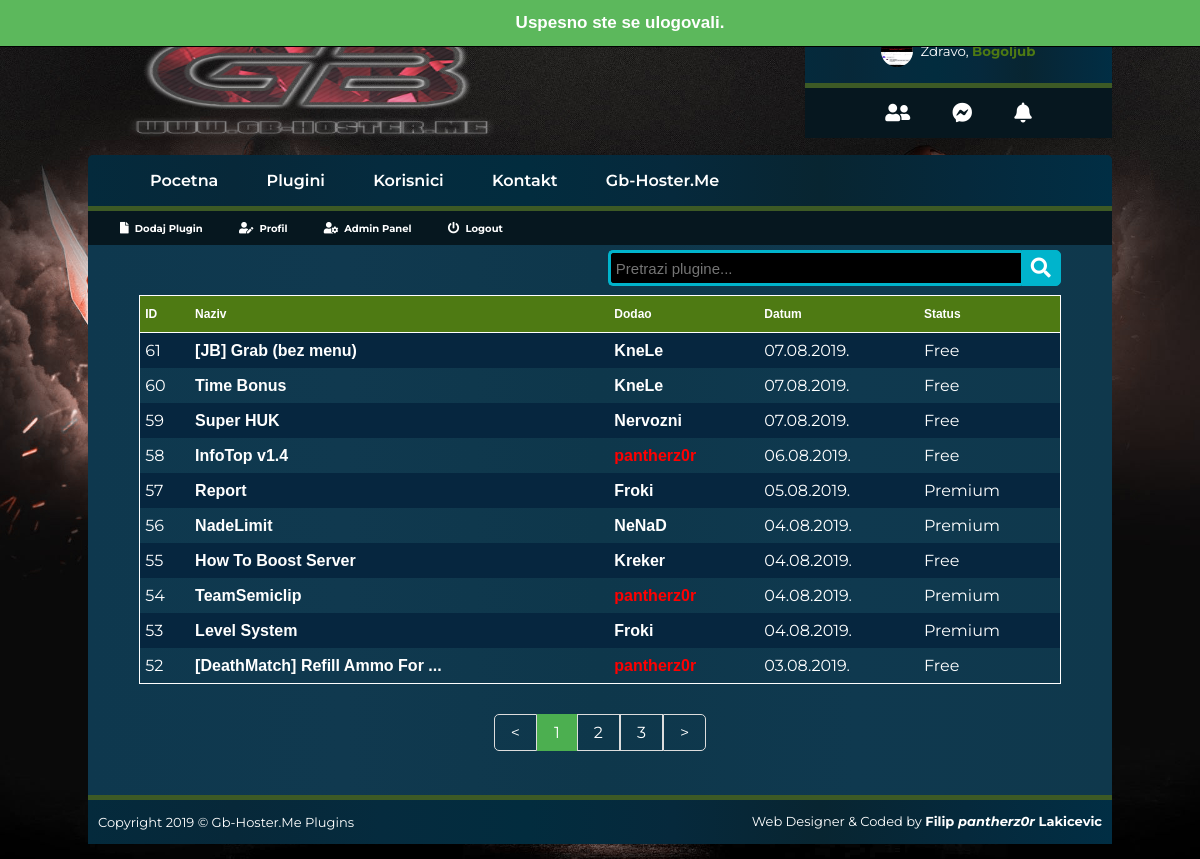
Screenshot of /plugins.php (signed in) with the database file from the repository.
### tables this page shows
CREATE TABLE `users` (
  `user_id` int(11) NOT NULL,
  `fullname` varchar(222) NOT NULL,
  `username` varchar(222) NOT NULL,
  `email` varchar(222) NOT NULL,
  `password` varchar(222) NOT NULL,
  `privilegija` varchar(222) NOT NULL,
  `avatar` varchar(222) NOT NULL,
  `datum` text NOT NULL,
  `banner` text NOT NULL,
  `banned` text NOT NULL,
  `deleted_acc` text NOT NULL,
  `user_ip` text NOT NULL,
  `time` text NOT NULL,
  `online` text NOT NULL
);

CREATE TABLE `plugini` (
  `plugin` int(11) NOT NULL,
  `naziv` text NOT NULL,
  `kategorija` text NOT NULL,
  `source` text NOT NULL,
  `get_sma` text NOT NULL,
  `get_amxx` text NOT NULL,
  `sma_preuzimanja` int(22) NOT NULL DEFAULT '0',
  `amxx_preuzimanja` int(22) NOT NULL DEFAULT '0',
  `verzija` text NOT NULL,
  `autor` text NOT NULL,
  `datum` text NOT NULL,
  `aktivan` int(11) NOT NULL,
  `kod` longtext NOT NULL,
  `user_id` text NOT NULL,
  `original_amxx` text NOT NULL,
  `original_sma` text NOT NULL,
  `tutorijal` longtext NOT NULL,
  `banned` text NOT NULL
);

### assets/include/db_connect.php (called while the page is built, shortened)
<?php
function siteURL() {
	$protocol = ((!empty($_SERVER['HTTPS']) && $_SERVER['HTTPS'] != 'off') || $_SERVER['SERVER_PORT'] == 443) ? "https://" : "http://";
	$domainName = $_SERVER['HTTP_HOST'];
	return $protocol.$domainName;
}
?>

### plugins.php (the view, shortened to what this page needs)
<?php
include_once 'assets/include/db_connect.php';
 ?>
<!DOCTYPE html>
<html>
<head>
	<link rel="stylesheet" type="text/css" href="<?php echo siteURL(); ?>/assets/css/style.css?<?php echo time(); ?>">
	<link rel="stylesheet" href="https://use.fontawesome.com/releases/v5.8.1/css/all.css">
</head>
<body>
		<?php include 'assets/include/obavestenja.php'; ?>
		<?php include 'assets/include/header.php'; ?>
	<div id="container">
		<?php include 'assets/include/navigation.php'; ?>
		<div id="linija"></div>
		<?php include 'assets/include/podpanel.php'; ?>
		<div id="centar">
<center>
<form action="" method="get" style="padding-bottom: 40px;">
   <div class="search">
      <input type="text" name="search" class="searchTerm" placeholder="Pretrazi plugine..." style="padding: 5px !important;">
      <button type="submit" class="searchButton">
        <i class="fa fa-search"></i>
     </button>
   </div>
</form>
<?php
if ($_GET['search'] == '') {
?>
			<table>
			<tr>
				<th> ID </th>
				<th> Naziv </th>
				<th> Dodao </th>
				<th> Datum </th>
				<th> Status </th>
			</tr>
			<?php
			$results_per_page = 10;
			$page_name = "plugins.php";
			$page_get = "page";
			$sql = 'SELECT * FROM plugini WHERE aktivan=1 ORDER BY plugin DESC';
			$result = mysqli_query($conn, $sql);
			$number_of_results = mysqli_num_rows($result);
			$number_of_pages = ceil($number_of_results/$results_per_page);
			if (!isset($_GET[$page_get])) {
				$page = 1;
			} else {
				$page = $_GET[$page_get];
			}
			$this_page_first_result = ($page-1)*$results_per_page;
			$sql = 'SELECT * FROM plugini WHERE aktivan=1 ORDER BY plugin DESC LIMIT ' . $this_page_first_result . ',' .  $results_per_page;
			$kveri = mysqli_query($conn,$sql);
			                            while($red 	  				= mysqli_fetch_array($kveri)){
										$plugin        				= ($red['plugin']);
										$naziv        				= ($red['naziv']);
										$datum        				= ($red['datum']);
										$tip 						= ($red['source']);
										$dodaop = mysqli_fetch_array(mysqli_query($conn, "SELECT * FROM users WHERE user_id='$red[user_id]'"));
			                            ?>
			<tr>
				<td> <?php echo $plugin; ?> </td>
				<td> <a href="/plugin/<?php echo $red[original_amxx]; ?>"> <?php echo $naziv; ?> </a> </td>
				<td>
				 <?php
				 $dodao_sql = mysqli_query($conn,"SELECT * FROM users WHERE user_id = $dodaop[user_id]");
				 $dodao = mysqli_fetch_array($dodao_sql);
				 if ($dodao['privilegija'] == 0) {
				 	$userlink = "<span style='color:white;'>$dodao[username]</span>";
				 }
				 if ($dodao['privilegija'] == 1 OR $dodao['privilegija'] == 2) {
				 	$userlink = "<span style='color:red;'>$dodao[username]</span>";
				 }
				?>
				<?php
				if ($dodao['banned'] == 1) {
					echo '<a id="limittext"><span style="color:darkcyan;">Banovan Korisnik</span></a>';
				}
				else if($dodao['deleted_acc'] == 1) {
					echo '<a id="limittext"><span style="color:darkcyan;">Izbrisan Korisnik</span></a>';
				}
				else {
				?>
				<a href="<?php echo siteURL()?>/user/<?php echo $dodao['username'] ?>" id="limittext"> <?php echo $userlink; ?> </a>
				<?php } ?>
				</td>
				<td> <?php echo $datum; ?> </td>
				<td> <?php echo $tip; ?> </td>
			</tr>
<?php  } ?>
</table>
<?php
			echo "<div class='pagination'>";
			for( $stranica = 1; $stranica <= $number_of_pages; $stranica++ ) {
				if( $stranica == 1 ) {
					if( $page == 1 )
						echo '<a style="cursor: no-drop;"><</a> ';
					else {
						$strana = $page - 1;
						echo '<a href="'.$page_name.'?'.$page_get.'='.$strana.'"><</a> ';
					}
				}
				if( $stranica == $page )
					echo '<a href="'.$page_name.'?'.$page_get.'='.$stranica.'" class="active">'.$stranica.'</a> ';
				else
					echo '<a href="'.$page_name.'?'.$page_get.'='.$stranica.'">'.$stranica.'</a> ';
				if( $stranica == $number_of_pages ) {
					if( $page == $number_of_pages )
						echo '<a style="cursor: no-drop;">></a> ';
					else {
						$strana = $page + 1;
						echo '<a href="'.$page_name.'?'.$page_get.'='.$strana.'">></a> ';
					}
				}
			}
			echo "</div>";
	?>
<?php }
?>
</center>
		</div>
		<div id="linija"></div>
		<?php include 'assets/include/footer.php' ; ?>
	</div>
</body>

### assets/include/header.php (shortened to what this page needs)
<?php
include_once 'db_connect.php';
if(isset($_SESSION['user_id'])) {
	$sql = mysqli_query($conn, "SELECT * FROM users WHERE user_id = $_SESSION[user_id]");
	$info = mysqli_fetch_array($sql);
}
?>
<?php
if (!isset($_SESSION['logged_in']) == 1) {
?>
	<div id="header">
		<div id="logo">
			<a href="index.php"><img src="<?php echo siteURL(); ?>/assets/images/logo.png" width="450" height="141"></a>
		</div>
		<div id="login">
			<div id="naslov"><center><b>Login / Register</b></center></div>
			<div id="content">
				<form action="" method="post">
					<center>
						<input type="text" name="username" placeholder="Username" required class="input" maxlength="20">
						<input type="password" name="password" placeholder="Passowrd" required class="input">
					</center>
					<button class="button" name="login">Login</button><a href="#register" id="registerModal">Register</a>
				</form>
		<div id="register_Modal" class="modal">
			  <div class="modal-content">
			      		<span class="close register">&times;</span>
			    	<div class="modal-body">
			    	<center>
			    		<h1>Registracija</h1>
			    		<form method="post" action="<?php echo siteURL(); ?>/assets/include/process/register.php" enctype="multipart/form-data">
				    		<input type="text" name="fullname" placeholder="Ime & Prezime" required class="input1" maxlength="40"><br>
				    		<input type="text" name="username" placeholder="Korisnicko Ime ( UserName ) (Max 20 Karaktera)" required class="input1" maxlength="20"><br>
				    		<input type="email" name="email" placeholder="E-Mail" required class="input1"><br>
				    		<input type="password" name="password" placeholder="Sifra ( Password )" required class="input1"><br>
				    		<label for="avatar">Avatar</label>
							<input type="file" name="avatar" style="padding: 4.7px;width: 175px;">
				    		<button class="button" style="width: 250px;" name="register">Register</button>
			    		</form>
			    	</center>
			    	</div>
			  </div>
		</div>
			</div>
		</div>
	</div>
<script>
		// Get the modal
		var register_modal = document.getElementById('register_Modal');
		// Get the button that opens the modal
		var register_btn = document.getElementById("registerModal");
		// Get the <span> element that closes the modal
		var register_span = document.getElementsByClassName("register")[0];
		// When the user clicks the button, open the modal
		register_btn.onclick = function() {
		  register_modal.style.display = "block";
		}
		// When the user clicks on <span> (x), close the modal
		register_span.onclick = function() {
		  register_modal.style.display = "none";
		}
		// When the user clicks anywhere outside of the modal, close it
		window.onclick = function(event) {
		  if (event.target == register_modal) {
		    register_modal.style.display = "none";
		  }
		}
</script>
<?php
} else {
?>
	<div id="header">
		<div id="logo">
			<a href="index.php"><img src="<?php echo siteURL(); ?>/assets/images/logo.png" width="450" height="141"></a>
		</div>
		<div id="login">
			<div id="naslov" style="background-image: linear-gradient(to right,#042a3c,#072839,#052b3e,#022c3e,#06293c,#082531,#05293c,#012e44);border-top-right-radius: 5px;border-top-left-radius: 5px;padding: 10px 0;display: flex;justify-content: center;align-items: center;box-sizing: border-box;">
				<img src="<?php echo siteURL(); ?>/uploads/avatari/<?php echo $info['avatar'] ?>" width="32" height="32" style="background-size: cover; border-radius: 50%;"> <p style="font-size: smaller;margin-left: 7px;">Zdravo, <b style="color: #4e7a13;"><?php echo $info['username'] ?></b></p>
			</div>
			<div style="padding: 0;margin: 0;width: 100%;height: 5px;background: #3d5a25;"></div>
			<div id="content" class="j342" style="background-image: linear-gradient(to right,#0d0d0d;#0a0a0a);padding: 10px 0;">
				<div style="position: relative;display: flex; align-items: center;justify-content: center;">
					<i class="fas fa-user-friends" style="font-size: 20px; padding: 5px 20px;"></i>
					<i class="fab fa-facebook-messenger" style="font-size: 20px; padding: 5px 20px;"></i>
					<i class="fas fa-bell" style="font-size: 20px; padding: 5px 20px;">
					</i>
				</div>
			</div>
		</div>
<?php
}
?>

### assets/css/style.css (style rules this page uses)
* { zoom: 100%!important; }
body,html { zoom: 100%!important; }
body { margin: 0; padding: 0; font-family: 'Montserrat', sans-serif; background-color: rgba(0,0,0, 0.8); color: #fff; background-image: url(../images/background.jpg); background-size: cover; }
#container { width: 1024px; padding: 0; margin: 30px auto; }
#container #linija { padding: 0; margin: 0; width: 100%; height: 5px; background: #3d5a25; }
#container #centar { background-image: linear-gradient(to right,#0e384e,#10394f,#0e374b,#0f394f,#0f384c); width: 100%; position: relative; padding: 10px 0 10px 0; }
#header { position: relative; margin: auto; margin-top: 10px; margin-bottom: -15px; width: 1024px; padding: 0; }
#header #logo { position: relative; width: 50%; height: 115px; }
#header #login { position: absolute; right: 0; top: 10px; width: 30%; box-sizing: border-box; }
#header #login #naslov { background-color: #4e7a13; position: relative; width: 100%; padding: 5px 0; }
#header #login #content { background-color: #06171f; }
textarea,input,select { font-weight: normal; font-size: 11px; line-height: 16px; border: 1px solid #4e7a13; color: #999; background: #000; }
textarea,input,select:focus { color: #fff; }
.fas, .far { color: #fff; margin: 0 2px; font-size: 11.5px; }
table { border: 1px solid #fff; width: 90%; clear: both; border-collapse: collapse; border-spacing: 0; }
tr:nth-child(even) { background-color: #06263f; }
table tr th { font-family: Tahoma, Verdana, Arial, sans-serif; font-weight: bold; font-size: 12px; line-height: 16px; text-align: left; padding: 10px 5px; border-bottom: 1px solid #fff; color: #fff; background: #4e7a13; }
td { padding: 8px 5px; }
td:nth-child(1) { padding: 8px 5px; }
table a { color:#fff !important; font-weight: 600; cursor: pointer; text-decoration: none; font-family: sans-serif; }
.pagination { padding: 30px 0; display: inline-block; }
.pagination a { color: white; float: left; padding: 8px 16px; text-decoration: none; border: 1px solid #ddd; }
.pagination a.active { background-color: #4CAF50; color: white; border: 1px solid #4CAF50; }
.pagination a:first-child { border-top-left-radius: 5px; border-bottom-left-radius: 5px; }
.pagination a:last-child { border-top-right-radius: 5px; border-bottom-right-radius: 5px; }
.search { position: absolute; top: 5px; right: 5%; display: flex; }
.searchTerm { width: 400px; border: 3px solid #00B4CC; border-right: none; padding: 15px; height: 20px; border-radius: 5px 0 0 5px; outline: none; color: #9DBFAF; font-size: 15px; }
.searchButton { width: 40px; height: 36px; border: 1px solid #00B4CC; background: #00B4CC; text-align: center; color: #fff; border-radius: 0 5px 5px 0; cursor: pointer; font-size: 20px; }

### assets/include/header.php (style rules this page uses)
.j342 .fas, .fab { position: relative; }
.j342 .fas, .fab:hover { cursor: pointer; }

### rows the page displays
users: avatar (picture), username "Bogoljub"
plugini: plugin "61", naziv "[JB] Grab (bez menu)", user.username "KneLe", datum "07.08.2019.", source "Free"
plugini: plugin "60", naziv "Time Bonus", user.username "KneLe", datum "07.08.2019.", source "Free"
plugini: plugin "59", naziv "Super HUK", user.username "Nervozni", datum "07.08.2019.", source "Free"
plugini: plugin "58", naziv "InfoTop v1.4", user.username "pantherz0r", datum "06.08.2019.", source "Free"
plugini: plugin "57", naziv "Report", user.username "Froki", datum "05.08.2019.", source "Premium"
plugini: plugin "56", naziv "NadeLimit", user.username "NeNaD", datum "04.08.2019.", source "Premium"
plugini: plugin "55", naziv "How To Boost Server", user.username "Kreker", datum "04.08.2019.", source "Free"
plugini: plugin "54", naziv "TeamSemiclip", user.username "pantherz0r", datum "04.08.2019.", source "Premium"
plugini: plugin "53", naziv "Level System", user.username "Froki", datum "04.08.2019.", source "Premium"
plugini: plugin "52", user.username "pantherz0r", datum "03.08.2019.", source "Free"

### other values shown
$ok "Uspesno ste se ulogovali."
